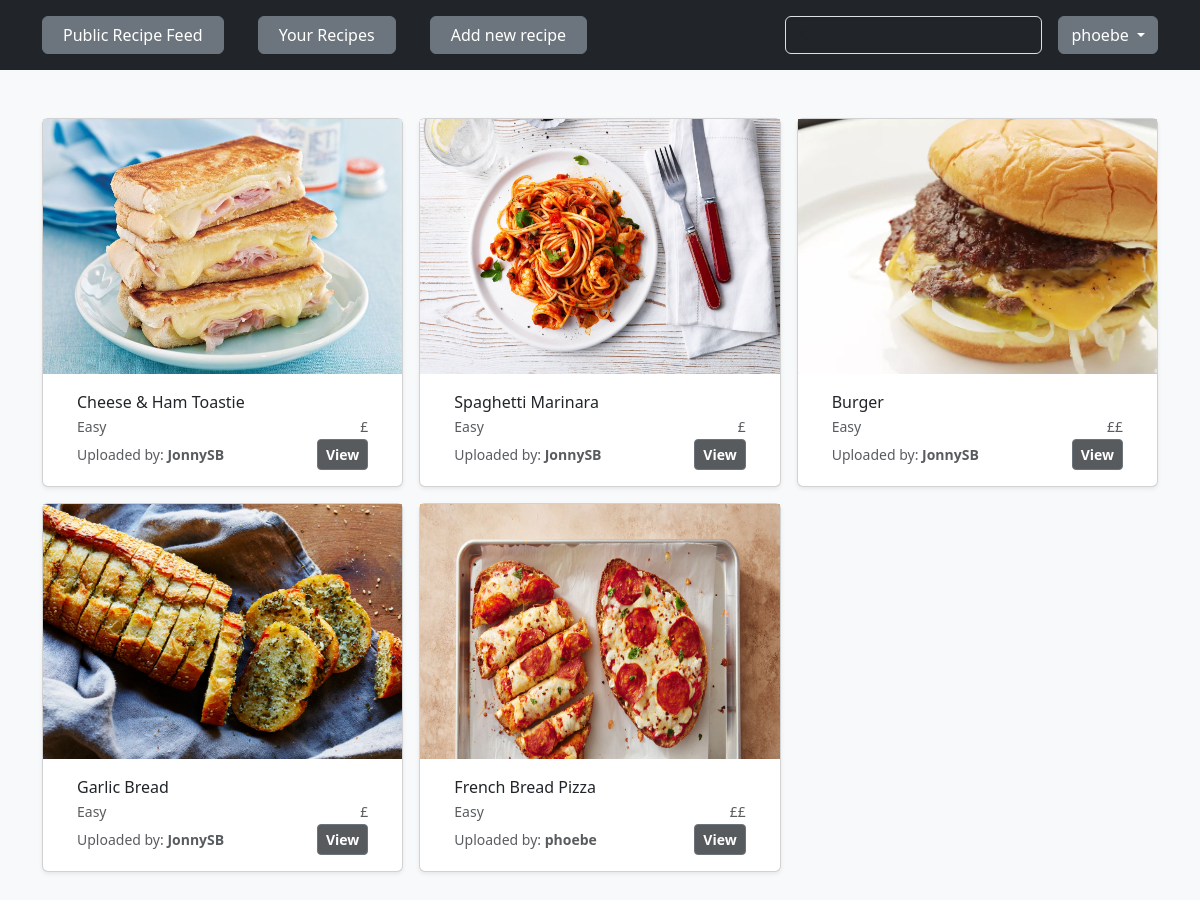
Page /recipes/ (signed in) on the committed database.
### recipes/models.py (models this page shows, shortened)
class Recipe(models.Model):
    recipe_name = models.CharField(max_length=200)
    recipe_image = models.ImageField(upload_to=recipe_image_file_path)
    MEAL_TIME_CHOICES = [
        ('b', 'Breakfast'),
        ('l', 'Lunch'),
        ('d', 'Dinner'),
        ('s', 'Snack'),
    ]
    meal_time = models.CharField(
        max_length=1, choices=MEAL_TIME_CHOICES, default='b')
    ingredients = models.ManyToManyField('Ingredient')
    COST_CHOICES = [
        ('1', '£'),
        ('2', '££'),
        ('3', '£££'),
        ('4', '££££'),
    ]
    cost = models.CharField(max_length=1, choices=COST_CHOICES, default='1')
    instructions = models.TextField(max_length=800)
    DIFFICULTY_CHOICES = [
        ('e', 'Easy'),
        ('m', 'Medium'),
        ('d', 'Difficult'),
        ('p', 'Pro'),
    ]
    difficulty_level = models.CharField(max_length=1,
                                        choices=DIFFICULTY_CHOICES,
                                        default='e')
    tags = models.ManyToManyField('Tag')
    recipe_author = models.ForeignKey(User, on_delete=models.CASCADE)
    uploaded_date = models.DateField(auto_now_add=True)
    VISIBILITY_CHOICES = [
        ('pu', 'Public'),
        ('pr', 'Private'),
    ]
    visibility = models.CharField(
        max_length=2, choices=VISIBILITY_CHOICES, default='pu')

### recipes/views.py (the view)
# urls.py: path('', views.index, name='home'),
def index(request):
    all_recipes = Recipe.objects.exclude(visibility__exact='pr').all()
    context = {'recipes': all_recipes}
    return render(request, 'recipes/index.html', context=context)

### recipes/templates/recipes/index.html (shortened to what this page needs)
{% extends 'base.html' %}
{% block  content %}
<div class="album py-5 bg-body-tertiary">
    <div class="container">
        <div class="row row-cols-1 row-cols-sm-2 row-cols-md-3 g-3">
            {% for recipe in recipes %}
            <div class="col">
                <div class="card shadow-sm">
                    <img src="{{recipe.recipe_image.url}}" width="100%" height="255" object-fit="cover">
                    <div class="card-body increase_card_text_padding">
                        <p class="card-text reduce_bottom_margin">{{recipe.recipe_name}}</p>
                        <div class="d-flex justify-content-between align-items-center" style="font-size: 14px;">
                            <p class="text-body-secondary reduce_bottom_margin">{{recipe.get_difficulty_level_display}}</p>
                            <p class="text-body-secondary reduce_bottom_margin">{{recipe.get_cost_display}}</p>
                        </div>
                        <div class="d-flex justify-content-between align-items-center">
                            <small class="text-body-secondary">Uploaded by: <span class="recipe-card-author">{{recipe.recipe_author}}</span></small>
                            <div class="btn-group">
                                <button type="button" class="btn btn-sm btn-outline-secondary view-recipe-btn">
                                    <a href="{% url 'recipe_detail' recipe.pk %}" class="view-recipe-text">
                                        View
                                    </a>
                                </button>
                            </div>
                        </div>
                    </div>
                </div>
            </div>
            {% endfor %}
        </div>
    </div>
</div>
{% endblock  %}

### templates/nav_bar.html (shortened to what this page needs)
<header class="p-3 text-bg-dark">
  <div class="container">
    <div
      class="d-flex flex-wrap align-items-center justify-content-center justify-content-lg-start"
    >
      {% if user.is_authenticated %}
      <ul class="col-12 col-lg-auto me-lg-auto mb-md-0 nav-bar-options">
        <button type="button" class="btn btn-secondary nav-button-options">
          <a
            href="{% url 'home' %}"
            class="nav-link px-2 text-white nav-bar-options"
            >Public Recipe Feed</a
          >
        </button>
        <button type="button" class="btn btn-secondary nav-button-options">
          <a
            href="{% url 'private_feed' %}"
            class="nav-link px-2 text-white nav-bar-options"
            >Your Recipes</a
          >
        </button>
        <button type="button" class="btn btn-secondary nav-button-options">
          <a
            href="{% url 'add_recipe' %}"
            class="nav-link px-2 text-white nav-bar-options"
            >Add new recipe</a
          >
        </button>
      </ul>
      <form class="col-12 col-lg-auto mb-3 mb-lg-0 me-lg-3" role="search">
        <input
          type="search"
          class="form-control form-control-dark text-bg-dark"
          placeholder="Search..."
          aria-label="Search"
        />
      </form>
      <div class="dropdown">
        <button
          class="btn btn-secondary dropdown-toggle"
          type="button"
          data-bs-toggle="dropdown"
          aria-expanded="false"
        >
          {{user}}
        </button>
      </div>
      {% endif %}
    </div>
  </div>
</header>

### static/css_styles/styles.css (style rules this page uses)
.nav-bar-options { padding-left: 0px; }
.nav-button-options { margin-right: 30px; }
.recipe-card-author { font-weight: 600; }
.reduce_bottom_margin { margin-bottom: 2px; }
.increase_card_text_padding { padding-left: 34px; padding-right: 34px; }
.view-recipe-btn { background-color: rgba(33, 37, 41, 0.75); }
.view-recipe-text { font-weight: 600; color: white; text-decoration: none; }

### rows in the picture
Recipe: recipe_image (picture), recipe_name "Cheese & Ham Toastie", difficulty_level "Easy", cost "£", recipe_author "JonnySB"
Recipe: recipe_image (picture), recipe_name "Spaghetti Marinara", difficulty_level "Easy", cost "£", recipe_author "JonnySB"
Recipe: recipe_image (picture), recipe_name "Burger", difficulty_level "Easy", cost "££", recipe_author "JonnySB"
Recipe: recipe_image (picture), recipe_name "Garlic Bread", difficulty_level "Easy", cost "£", recipe_author "JonnySB"
Recipe: recipe_image (picture), recipe_name "French Bread Pizza", difficulty_level "Easy", cost "££", recipe_author "phoebe"

### other values in the picture
{{ user }} "phoebe"
